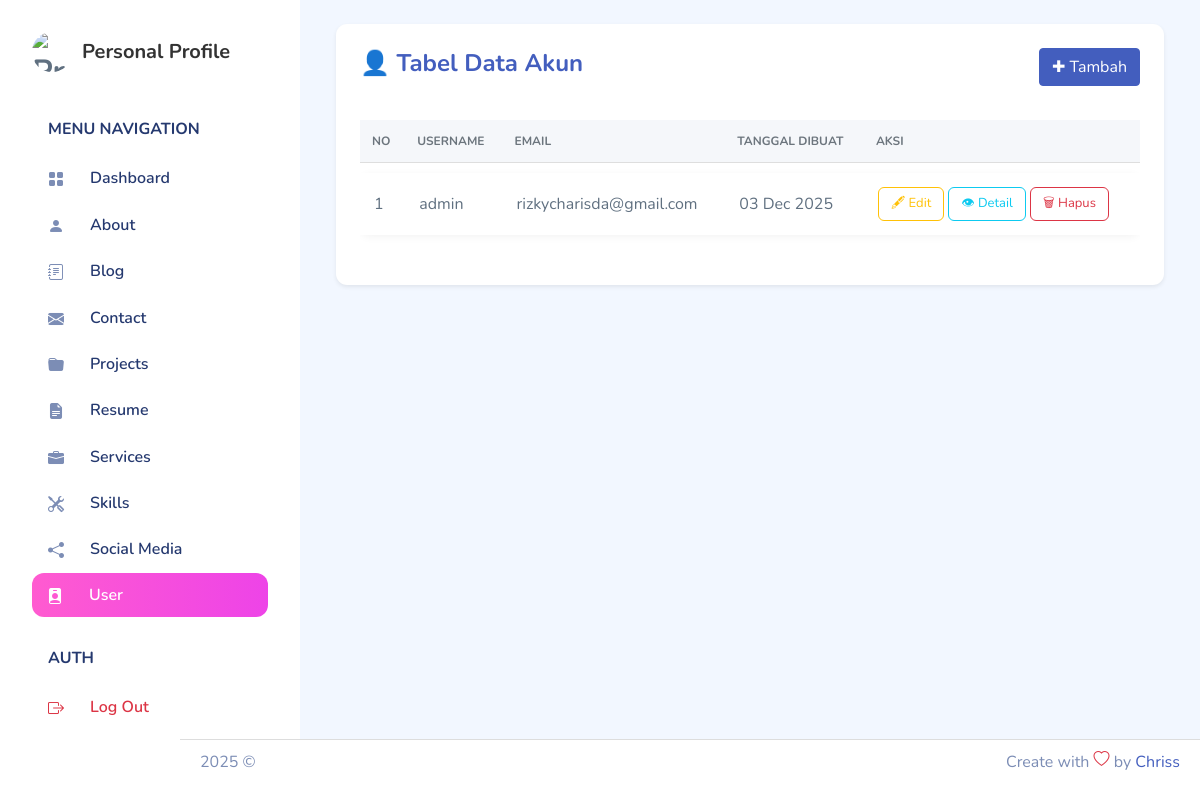
/backend/pages/akun/index.php, run on the app's committed database.
### tables this page shows
CREATE TABLE `users` (
  `id` int NOT NULL,
  `username` varchar(100) NOT NULL,
  `email` varchar(255) NOT NULL,
  `password` varchar(255) NOT NULL,
  `created_at` timestamp NULL DEFAULT CURRENT_TIMESTAMP
);

### backend/pages/akun/index.php (the view, shortened to what this page needs)
<?php
include "../../../config/koneksi.php";
$qUser = "SELECT * FROM users ORDER BY id DESC";
$result = mysqli_query($connect, $qUser) or die(mysqli_error($connect));
?>
<?php include '../../partials/header.php'; ?>
<?php include '../../partials/sidebar.php'; ?>
<div class="container-fluid page-body-wrapper">
    <div id="main" class="p-4">
        <div class="card border-0 shadow-sm">
            <div class="card-body">
                <div class="table-responsive">
                    <div class="d-flex align-items-center justify-content-between mb-4">
                        <h4 class="fw-bold text-primary">👤 Tabel Data Akun</h4>
                        <a href="./create.php" class="btn btn-primary">✚ Tambah</a>
                    </div>
                    <table class="table table-modern align-middle">
                        <thead>
                            <tr>
                                <th>No</th>
                                <th>Username</th>
                                <th>Email</th>
                                <th>Tanggal Dibuat</th>
                                <th>Aksi</th>
                            </tr>
                        </thead>
                        <tbody>
                            <?php
                            $no = 1;
                            while ($item = mysqli_fetch_object($result)):
                            ?>
                                <tr>
                                    <td><?= $no ?></td>
                                    <td><?= htmlspecialchars($item->username ?? '') ?></td>
                                    <td><?= htmlspecialchars($item->email ?? '') ?></td>
                                    <td><?= date('d M Y', strtotime($item->created_at)) ?></td>
                                    <td class="text-start">
                                        <a href="./edit.php?id=<?= $item->id ?>" class="btn btn-outline-warning btn-sm btn-action">🖋 Edit</a>
                                        <a href="./detail.php?id=<?= $item->id ?>" class="btn btn-outline-info btn-sm btn-action">👁 Detail</a>
                                        <a href="../../action/akun/destroy.php?id=<?= $item->id ?>"
                                            onclick="return confirm('Apakah Anda yakin ingin menghapus akun ini?')" class="btn btn-outline-danger btn-sm btn-action"> 🗑 Hapus</a>
                                    </td>
                                </tr>
                            <?php
                                $no++;
                            endwhile;
                            ?>
                        </tbody>
                    </table>
                </div>
            </div>
        </div>
        <?php include '../../partials/footer.php'; ?>
    </div>
</div>

### backend/pages/akun/index.php (style rules this page uses)
.table-modern { border-collapse: separate; border-spacing: 0 10px; }
.table-modern thead th { background-color: #f5f7fa; color: #6c757d; text-transform: uppercase; font-size: 12px; font-weight: bold; border: none; padding: 12px; }
.table-modern tbody tr { background-color: #ffffff; box-shadow: 0 2px 8px rgba(0, 0, 0, 0.05); border-radius: 10px; transition: all 0.2s ease-in-out; }
.table-modern td { border: none; padding: 14px; vertical-align: middle; }
.btn-action { border-radius: 6px; padding: 6px 12px; font-size: 13px; }

### backend/partials/footer.php (style rules this page uses)
html, body { height: 100%; margin: 0; }
#main { flex: 1; padding-bottom: 60px; }

### data on the page
users: username "admin", email "rizkycharisda@gmail.com", created_at "03 Dec 2025"
